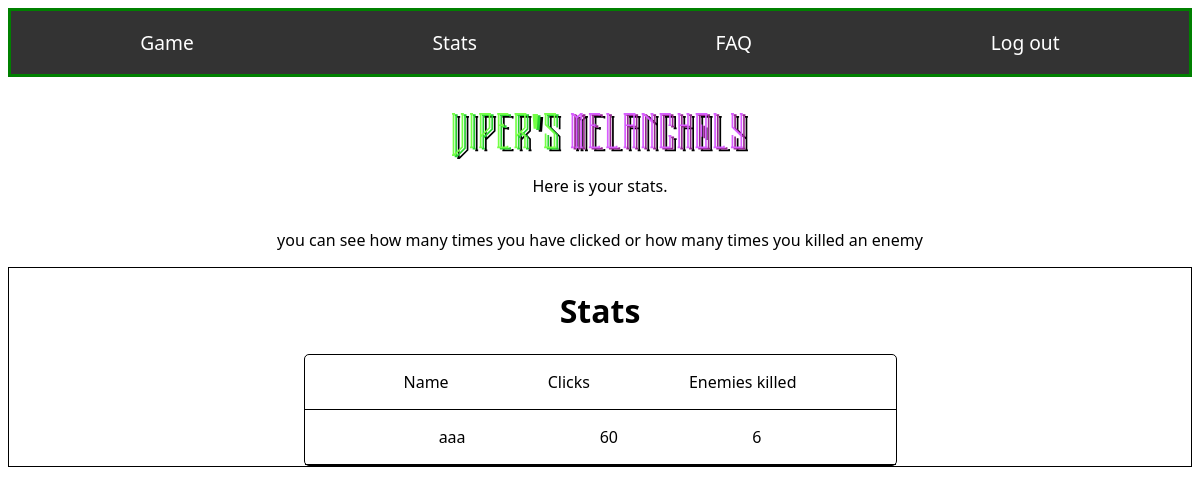
The page /src/pages/board.php (signed in) on the database its author committed.
### tables this page shows
CREATE TABLE `stats` (
  `stat_id` int(11) NOT NULL AUTO_INCREMENT,
  `user_id` int(11) DEFAULT NULL,
  `click` int(11) NOT NULL,
  `kills` int(11) NOT NULL,
  PRIMARY KEY (`stat_id`),
  KEY `user_id` (`user_id`),
  CONSTRAINT `stats_ibfk_1` FOREIGN KEY (`user_id`) REFERENCES `users` (`user_id`)
);

CREATE TABLE `users` (
  `user_id` int(11) NOT NULL AUTO_INCREMENT,
  `username` varchar(25) NOT NULL,
  `password` varchar(255) DEFAULT NULL,
  `admin` tinyint(1) DEFAULT NULL,
  PRIMARY KEY (`user_id`)
);

### src/pages/board.php (the view, shortened to what this page needs)
<?php
include("db_connect.php");
    $userId = $_SESSION['user_id'];
    $stmt = $conn->prepare("SELECT users.username, stats.* FROM stats INNER JOIN users ON stats.user_id = users.user_id WHERE stats.user_id = ?");
    $stmt->bind_param("i", $userId);
    $stmt->execute();
    $result = $stmt->get_result();
    $userStats = $result->fetch_assoc();
?>
<html>
    <head>
        <link rel="stylesheet" type="text/css" href="style.css">
    </head>
	<body>
        <nav id="navBar">
            <a id="navKnapp" href="/game.php">Game</a>
            <a id="navKnapp" href="/board.php">Stats</a>
            <a id="navKnapp" href="/FAQ.php">FAQ</a>
            <a id="navKnapp" href="/index.php">Log out</a>
        </nav>
        <div id=logo_container>
            <img src="public/Viper_melancholy_logo.svg" alt="Viper Melancholy logo" id="logo" height="100px">
            <p id="logo_text"> Here is your stats.</p>
            <p id="logo_text"> you can see how many times you have clicked or how many times you killed an enemy</p>
        </div>
        <div id="board_container">
            <h1 id=board_title>Stats</h1>
            <div id="score_container">
                <div id="score_type">
                    <p>Name</p>
                    <p>Clicks</p>
                    <p>Enemies killed</p>
                </div>
                <div id="player_score">
                    <p><?php echo $userStats['username']; ?></p>
                    <p><?php echo $userStats['click']; ?></p>
                    <p><?php echo $userStats['kills']; ?></p>
                </div>
            </div>
        </div>
    </body>
</html>

### src/pages/style.css (style rules this page uses)
:root { --accent: 136, 58, 234; --accent-light: 224, 204, 250; --accent-dark: 49, 10, 101; --accent-gradient: linear-gradient( 45deg, rgb(var(--accent)), rgb(var(--accent-light)) 30%, white 60% ); }
html { font-family: system-ui, sans-serif; }
#navBar { display: flex; justify-content: space-around; align-items: center; background-color: #333; color: white; padding: 10px; border : 3px solid green; }
#navKnapp { text-decoration: none; color: white; padding: 8px; font-size: 1.2em; }
#board_container { display: flex; flex-direction: column; align-items: center; justify-content: flex-start; border: black solid 1px; }
#score_container { flex-direction: row; flex-wrap: wrap; justify-content: flex-start; border: 1px solid black; border-radius: 5px; width: 50%; }
#score_type { display: flex; flex-direction: row; justify-content: space-evenly; border-bottom: 1px solid black; }
#player_score { display: flex; flex-direction: row; justify-content: space-evenly; border-bottom: 1px solid black; }
#logo_container { display: flex; flex-direction: column; justify-content: center; align-items: center; margin-top: 3%; }
#logo { height: 25%; width: 25%; align-self: center; }

### rows shown on the page
stats: user.username "aaa", click "60", kills "6"
